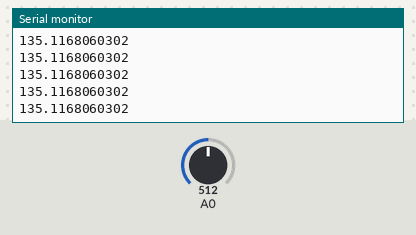
A sketch run on a simulated Arduino Uno, built with avr-gcc and run on an emulated ATmega328P. Parts: the last lines printed to the serial monitor. The inputs (shaded band) are chosen by the test bench; at power-on: A0 = 512.

Above: at 1.2 s.
1.3 s: A0 set to 716
At 1.43 s:
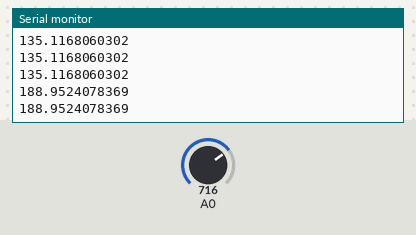
2.8 s: A0 set to 900
At 2.85 s:
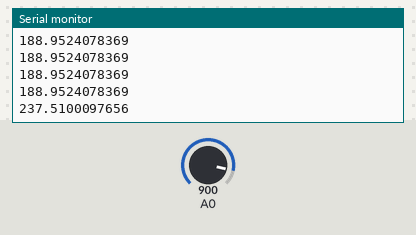
Timing chart, 0 to 5.8 s (numbered marks = the images above; inputs shaded):
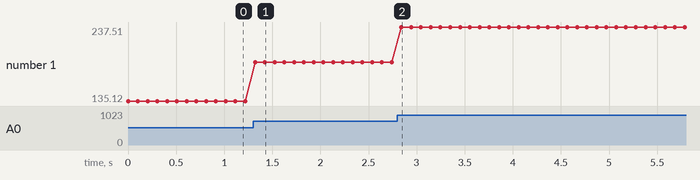

The sketch:

analog_read_test.ino
```cpp
float a = 0.2639;
float b = 0.0;

void setup() {
  // put your setup code here, to run once:
  Serial.begin(9600);
}

void loop() {
  // put your main code here, to run repeatedly:
  int analog_reading = analogRead(0);
  float ang = a*float(analog_reading) + b;

  Serial.println(ang, DEC);
  delay(100);
}
```

Measured:
- after the input at 1.3 s, the serial monitor: prints a new line at once (image 1)
- after the input at 2.8 s, the serial monitor: prints a new line at once (image 2)
- plotted number 1: 135.12 → 188.95 after the input at 1.3 s, 188.95 → 237.51 after the input at 2.8 s
